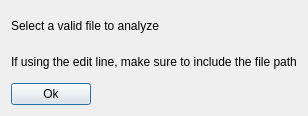
<?xml version="1.0" encoding="UTF-8"?>
<ui version="4.0">
 <class>nofile_dialog</class>
 <widget class="QDialog" name="nofile_dialog">
  <property name="geometry">
   <rect>
    <x>0</x>
    <y>0</y>
    <width>286</width>
    <height>116</height>
   </rect>
  </property>
  <property name="windowTitle">
   <string>Select a file</string>
  </property>
  <layout class="QGridLayout" name="gridLayout">
   <item row="0" column="0">
    <widget class="QLabel" name="label">
     <property name="text">
      <string>Select a valid file to analyze</string>
     </property>
    </widget>
   </item>
   <item row="2" column="0" alignment="Qt::AlignLeft">
    <widget class="QPushButton" name="ok_btn">
     <property name="text">
      <string>Ok</string>
     </property>
    </widget>
   </item>
   <item row="1" column="0">
    <widget class="QLabel" name="label_2">
     <property name="text">
      <string>If using the edit line, make sure to include the file path</string>
     </property>
    </widget>
   </item>
  </layout>
 </widget>
 <resources/>
 <connections/>
</ui>
